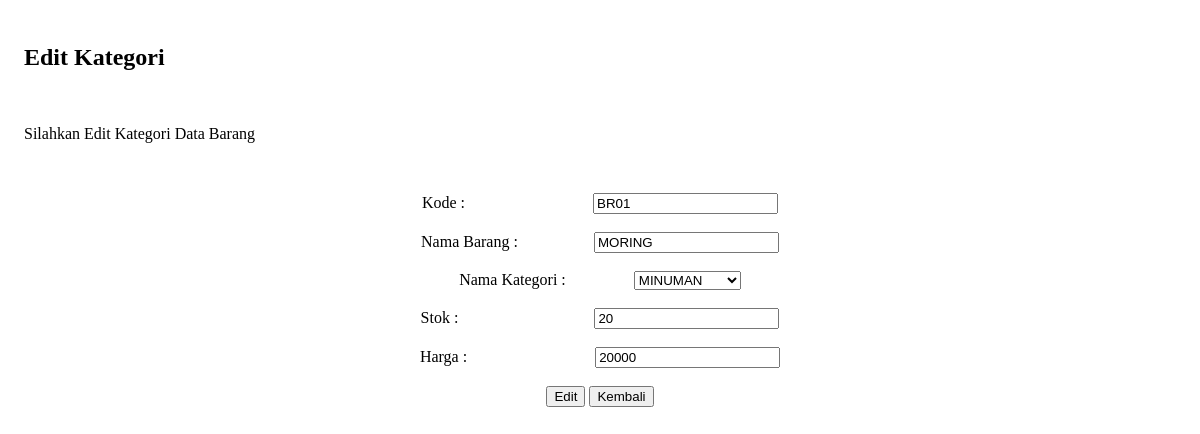
Screenshot of /dashboard/edit/editBarang.php?id=1 with the database file from the repository.
### tables this page shows
CREATE TABLE `barang` (
  `id` int(11) NOT NULL,
  `kode_barang` varchar(10) NOT NULL,
  `nama_barang` varchar(100) NOT NULL,
  `kategori` varchar(100) NOT NULL,
  `stok` int(11) NOT NULL,
  `harga` int(11) NOT NULL
);

### functions.php (called while the page is built, shortened)
<?php
$conn = mysqli_connect("localhost", "root", "", "toserba");
function query($query)
{
    global $conn;
    $hasil = mysqli_query($conn, $query);
    $kotak = [];
    while ($data = mysqli_fetch_assoc($hasil)) {
        $kotak[] = $data;
    }
    return $kotak;
}

### dashboard/edit/editBarang.php (the view, shortened to what this page needs)
<?php
require '../functions.php';
$data2 = query("SELECT DISTINCT kategori FROM barang");
$id = $_GET['id'];
$data = query("SELECT * FROM barang WHERE id='$id'")[0];
?>
<div style="padding:1rem">
    <h2>Edit Kategori</h2><br>
    <p>Silahkan Edit Kategori Data Barang</p>
    <br>
</div>
<center>
    <form action="" method="post">
        <label for="kode">Kode : </label> &nbsp;&nbsp;&nbsp;&nbsp;&nbsp;&nbsp;&nbsp;&nbsp;&nbsp;&nbsp;&nbsp;&nbsp;&nbsp;&nbsp;&nbsp;&nbsp;&nbsp;&nbsp;&nbsp;&nbsp;&nbsp;&nbsp;&nbsp;&nbsp;&nbsp;&nbsp;&nbsp;&nbsp;&nbsp;&nbsp;
        <input type="text" name="kode" id="kode" required value="<?= $data['kode_barang'];?>">
        <br><br>
        <label for="nama_barang">Nama Barang : </label>&nbsp;&nbsp;&nbsp;&nbsp;&nbsp;&nbsp;&nbsp;&nbsp;&nbsp;&nbsp;&nbsp;&nbsp;&nbsp;&nbsp;&nbsp;&nbsp;&nbsp;
        <input type="text" name="nama_barang" id="nama_barang" required value="<?= $data['nama_barang'];?>">
        <br><br>
        <label for="kategori">Nama Kategori : </label>&nbsp;&nbsp;&nbsp;&nbsp;&nbsp;&nbsp;&nbsp;&nbsp;&nbsp;&nbsp;&nbsp;&nbsp;&nbsp;&nbsp;&nbsp;
            <select name="kategori" required>
                <?php foreach ($data2 as $hasil) :?>
                    <option value="<?= $hasil['kategori']; ?>"><?= $hasil['kategori']; ?></option>
                <?php endforeach; ?>
            </select>
        <br><br>
        <label for="stok">Stok : </label>&nbsp;&nbsp;&nbsp;&nbsp;&nbsp;&nbsp;&nbsp;&nbsp;&nbsp;&nbsp;&nbsp;&nbsp;&nbsp;&nbsp;&nbsp;&nbsp;&nbsp;&nbsp;&nbsp;&nbsp;&nbsp;&nbsp;&nbsp;&nbsp;&nbsp;&nbsp;&nbsp;&nbsp;&nbsp;&nbsp;&nbsp;&nbsp;
        <input type="number" name="stok" id="stok" required value="<?= $data['stok'];?>">
        <br><br>
        <label for="harga">Harga : </label>&nbsp;&nbsp;&nbsp;&nbsp;&nbsp;&nbsp;&nbsp;&nbsp;&nbsp;&nbsp;&nbsp;&nbsp;&nbsp;&nbsp;&nbsp;&nbsp;&nbsp;&nbsp;&nbsp;&nbsp;&nbsp;&nbsp;&nbsp;&nbsp;&nbsp;&nbsp;&nbsp;&nbsp;&nbsp;&nbsp;
        <input type="number" name="harga" id="harga" required value="<?= $data['harga'];?>">
        <br><br>
        <button type="submit" name="edit">Edit</button>
        <button><a href="./index.php?menu=barang" style="color:black;">Kembali</button></a>
    </form><br>
</center>

### dashboard/edit/editBarang.php (style rules this page uses)
a { color: white; text-decoration: none !important; }

### rows the page displays
barang: kode "BR01", nama_barang "MORING", stok "20", harga "20000"

### other values shown
form field kategori "MINUMAN"
